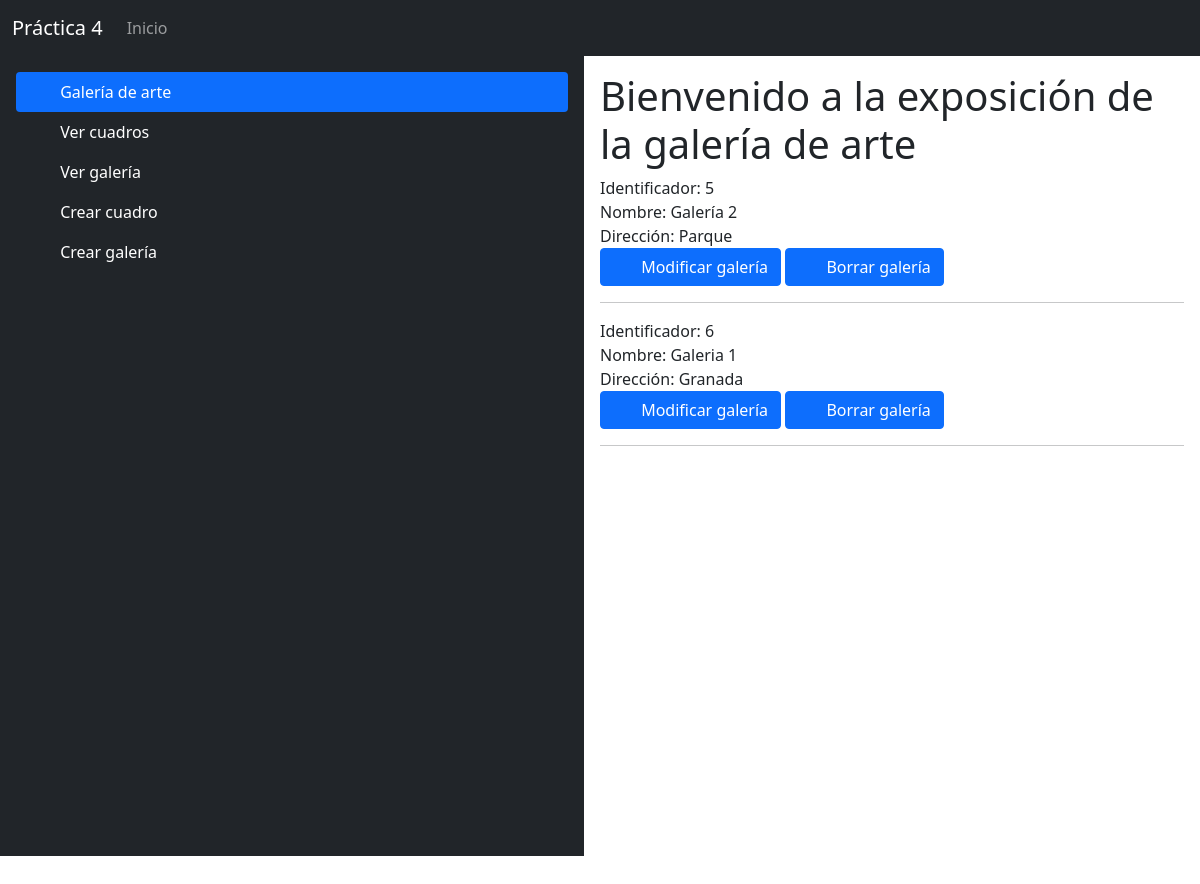
Before: /ver_galeria with the older database file.
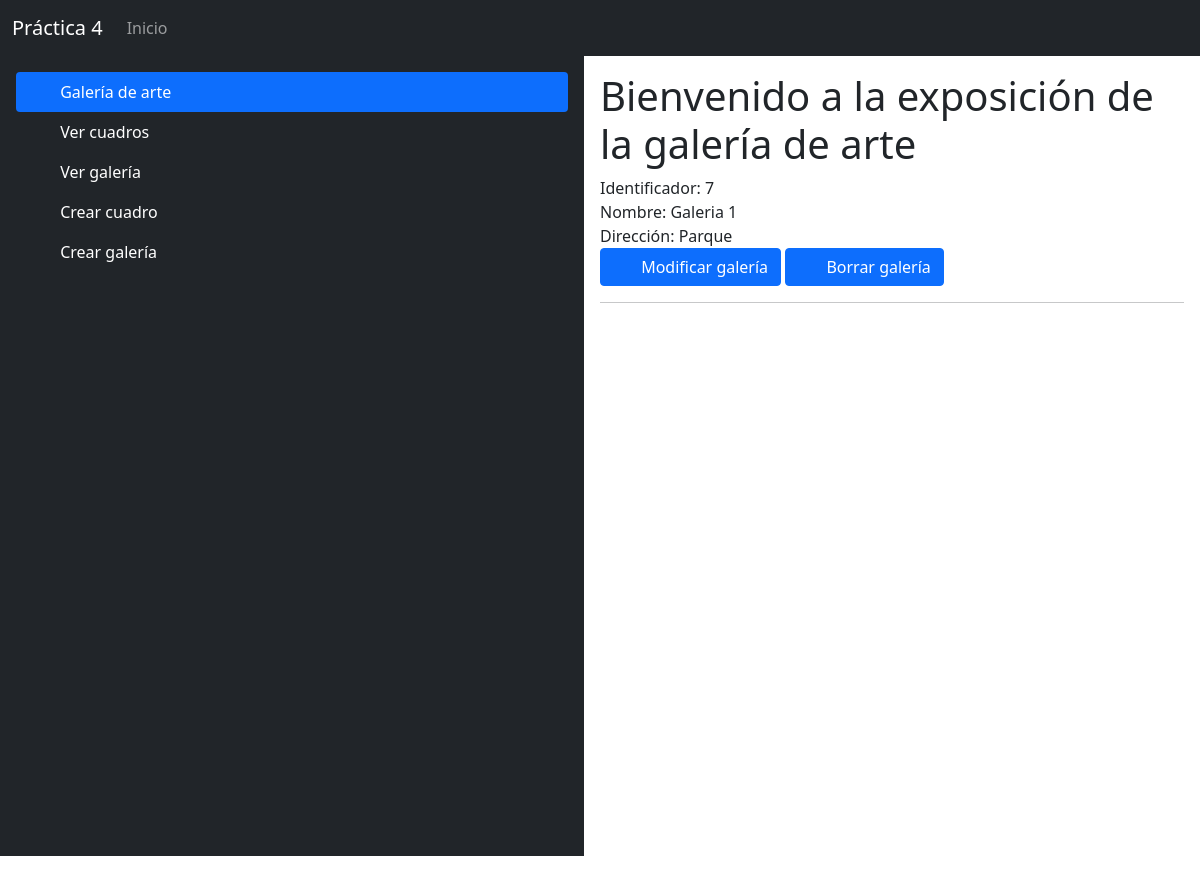
After: the same page with the newer database file.
### galerias/models.py (models this page shows, shortened)
class Galeria(models.Model):
    nombre = models.CharField(max_length=200)
    direccion = models.CharField(max_length=100)

### galerias/views.py (the view)
# urls.py: path('ver_galeria', views.ver_galeria, name="ver_galeria"),
def ver_galeria(request):
    galerias = Galeria.objects.all()
    return render(request, 'ver_galeria.html', {"galerias":galerias})

### galerias/templates/ver_galeria.html
{% extends 'index.html' %}
{% block contenido %}
    {% for galeria in galerias %}
        Identificador: {{ galeria.id }}
        <br>
        Nombre: {{ galeria.nombre }}
        <br>
        Dirección: {{ galeria.direccion }}
        <br>
        <a href="./modificar_galeria/{{ galeria.id }}" class="btn btn-primary">
            <svg class="bi me-2" width="16" height="16"></svg>
            Modificar galería
        </a>
        <a href="./borrar_galeria/{{ galeria.id }}" class="btn btn-primary">
            <svg class="bi me-2" width="16" height="16"></svg>
            Borrar galería
        </a>
        <hr>
    {% endfor %}
{% endblock %}

Changed rows visible on the page:
removed Galeria: id "5", nombre "Galería 2", direccion "Parque"
removed Galeria: id "6", nombre "Galeria 1", direccion "Granada"
added Galeria: id "7", nombre "Galeria 1", direccion "Parque"
